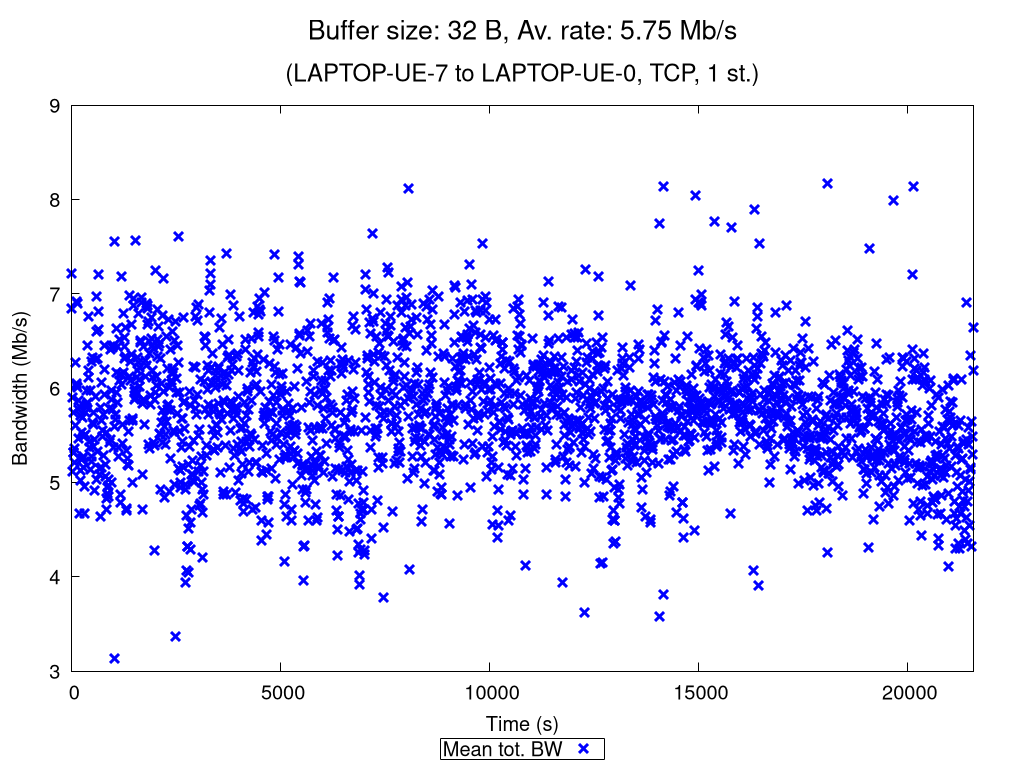

The script that saved this image:
set terminal pngcairo nocrop enhanced size 1024,768 font "Verdana,15"
set output "TCP_1_st_2020_11_25_16-04-39_two2one_00032B.png"

set title "{/=20 Buffer size: 32 B, Av. rate: 5.75 Mb/s}\n\n{/=18 (LAPTOP-UE-7 to LAPTOP-UE-0, TCP, 1 st.)}"

set xlabel "Time (s)"
set ylabel "Bandwidth (Mb/s)"
set ytics nomirror
set key bmargin center horizontal box samplen 1 width -1
set bmargin 4.6
set rmargin 4.5

rf = 1000000.0  # rate factor
set style fill transparent solid 0.2 noborder
set autoscale xfix
plot "TCP_1_st_2020_11_25_16-04-39_two2one_00032B_iperf_processed.dat" using 1:($2/rf-$3/rf):($2/rf+$3/rf) with filledcurves lc rgb "blue" notitle, \
     "" using 1:($2/rf) with points pt 2 ps 1.5 lw 3 lc rgb "blue" title "Mean tot. BW", \
